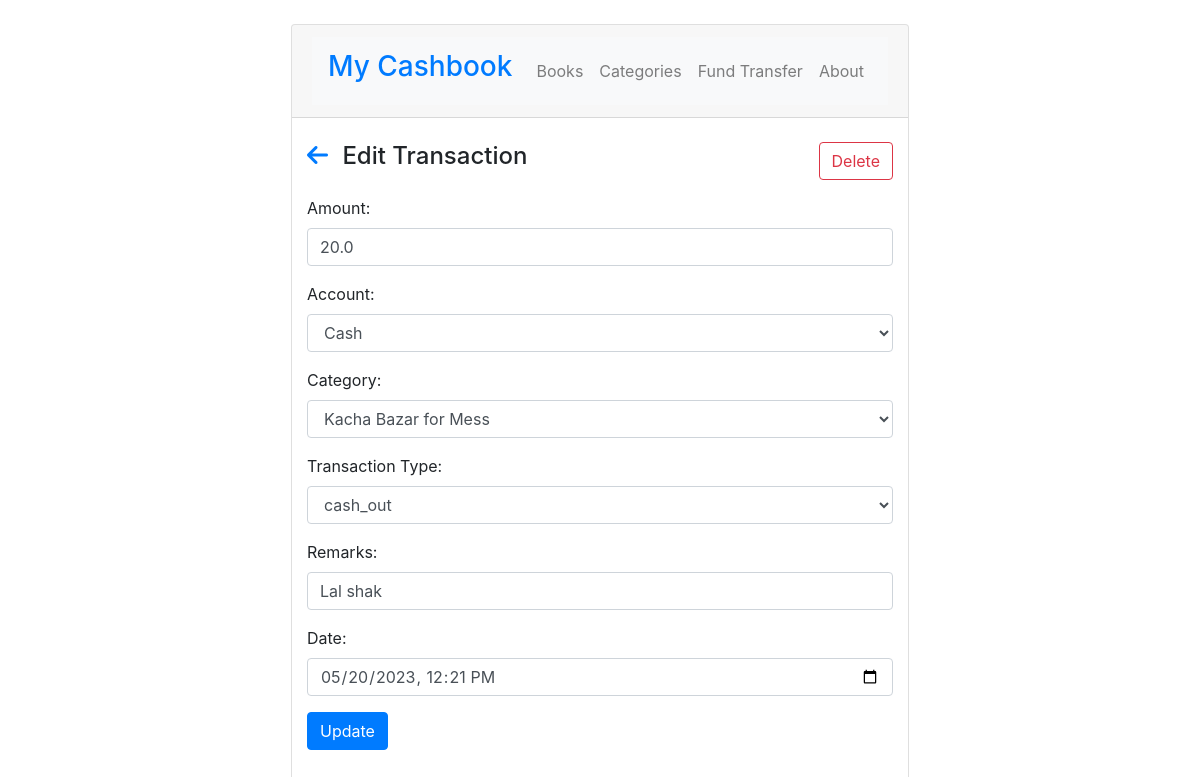
/cashbook/transaction/edit/23/, run on an earlier commit of the app's database.
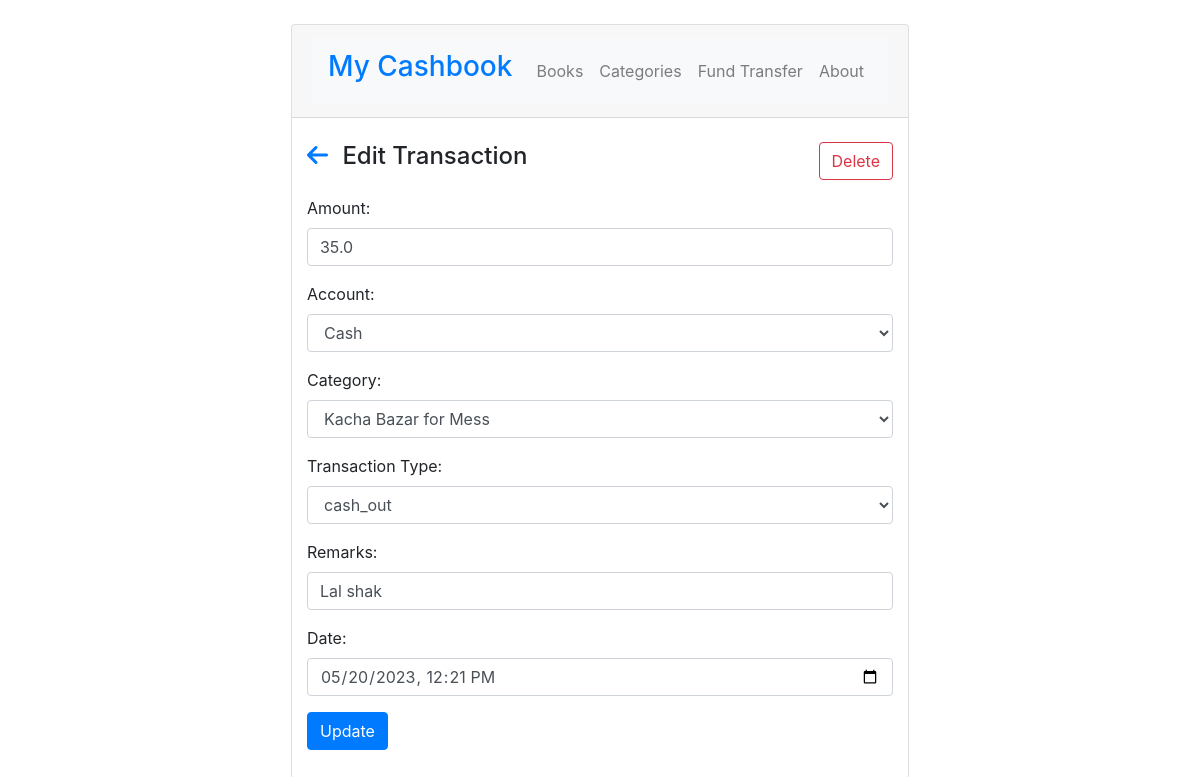
And on a later commit of the database.
### cashbook/models.py (models this page shows, shortened)
class Transaction(models.Model):
    amount          = models.FloatField(default=0)
    account_id      = models.ForeignKey(Account, on_delete=models.CASCADE)
    category_id     = models.ForeignKey(Category, on_delete=models.CASCADE)
    trx_type_id     = models.ForeignKey(TrxType, on_delete=models.CASCADE)
    remarks         = models.CharField(max_length=100)
    create_date     = models.DateTimeField("date created")

class Account(models.Model):
    name            = models.CharField(max_length=20)
    initial_balance = models.FloatField(default=0)

class Category(models.Model):
    name = models.CharField(max_length=20)

class TrxType(models.Model):
    name = models.CharField(max_length=10)

### cashbook/views.py (the view)
# urls.py: path('transaction/edit/<int:transaction_id>/', views.edit_transaction, name='edit_transaction'),
def edit_transaction(request, transaction_id):
    transaction = get_object_or_404(Transaction, pk=transaction_id)
    if request.method == 'POST':
        form = TransactionForm(request.POST, instance=transaction)
        if form.is_valid():
            form.save()
            return redirect('cashbook:index')  # Replace with the appropriate URL name for the transaction list
    else:
        form = TransactionForm(instance=transaction)
    if request.method == 'POST':
        account_id = request.POST['account']
        account = get_object_or_404(Account, pk=account_id)
        transaction.account_id = account
        category_id = request.POST['category']
        category = get_object_or_404(Category, pk=category_id)
        transaction.category_id = category
        trx_id = request.POST['trx_type']
        trx_type = get_object_or_404(TrxType, pk=trx_id)
        transaction.trx_type_id = trx_type
        transaction.amount          = request.POST['amount']
        transaction.remarks         = request.POST['remarks']
        transaction.create_date     = request.POST['create_date']
        transaction.save()
        return redirect('cashbook:index')  # Replace with the appropriate URL name for the transaction list
    else:
        categories    = Category.objects.all()
        accounts      = Account.objects.all()
        trx_types     = TrxType.objects.all()
        context = {
            'form': form,
            'transaction': transaction,
            'categories'    : categories,
            'accounts'      : accounts,
            'trx_types'     : trx_types
        }
        return render(request, 'cashbook/transaction_edit.html', context)

### cashbook/forms.py
class TransactionForm(forms.ModelForm):
    class Meta:
        model = Transaction
        fields = ['amount', 'account_id', 'category_id', 'trx_type_id', 'remarks', 'create_date']

### cashbook/templates/cashbook/transaction_edit.html (shortened to what this page needs)
{% extends "cashbook/base.html" %}
{% block content %}
<div class="container">
  <div class="d-flex justify-content-between mt-4">
    <h4><a href="{% url 'cashbook:index' %}" type="button" class="mr-2"> <i class="fa fa-arrow-left"></i> </a> Edit Transaction</h4>
    <form id="delete-form" action="{% url 'cashbook:delete_transaction' %}" method="POST">
      <div class="form-group">
        <input id="delete-button" type="submit" class="btn btn-outline-danger" value="Delete">
      </div>
    </form>
  </div>
    <form id="update-form" action="{% url 'cashbook:edit_transaction' transaction.id %}" method="POST">
      <div class="form-group">
        <label for="amount">Amount:</label>
        <input type="number" class="form-control" name="amount" value="{{ transaction.amount }}" required>
      </div>
      <div class="form-group">
        <label for="account">Account:</label>
        <select class="form-control" name="account" required>
          {% for account in accounts %}
          <option value="{{ account.id }}" {% if account.id == transaction.account_id.id %}selected{% endif %}>{{ account.name }}</option>
          {% endfor %}
        </select>
      </div>
      <div class="form-group">
        <label for="category">Category:</label>
        <select class="form-control" name="category" required>
          {% for category in categories %}
          <option value="{{ category.id }}" {% if category.id == transaction.category_id.id %}selected{% endif %}>{{ category.name }}</option>
          {% endfor %}
        </select>
      </div>
      <div class="form-group">
        <label for="trx_type">Transaction Type:</label>
        <select class="form-control" name="trx_type" required>
          {% for trx_type in trx_types %}
          <option value="{{ trx_type.id }}" {% if trx_type.id == transaction.trx_type_id.id %}selected{% endif %}>{{ trx_type.name }}</option>
          {% endfor %}
        </select>
      </div>
      <div class="form-group">
        <label for="remarks">Remarks:</label>
        <input type="text" class="form-control" name="remarks" value="{{ transaction.remarks }}" required>
      </div>
      <div class="form-group">
        <label for="create_date">Date:</label>
        <input type="datetime-local" class="form-control" name="create_date" value="{{ transaction.create_date|date:'Y-m-d\TH:i' }}" required>
      </div>
      <div class="form-group">
        <input type="submit" class="btn btn-primary" value="Update">
      </div>
    </form>
  </div>
{% endblock %}

What changed in the data, as far as the page shows it:
changed Transaction "Lal shak": amount "20.0" → "35.0"
